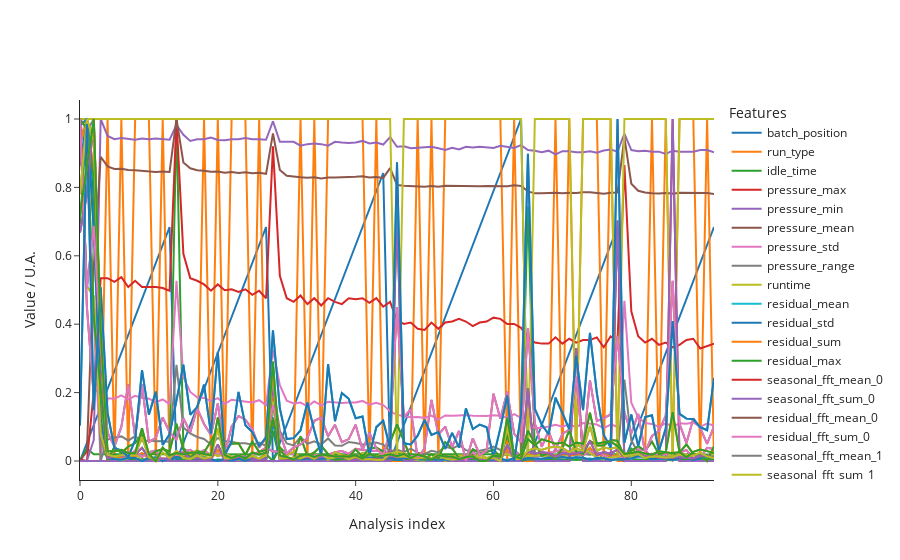

The notebook cell this image was saved under:
### Code cell
import pandas as pd
from src.StreamPort.machine_learning.analyses import MachineLearning

data = pd.read_csv("features.csv")
metadata = pd.read_csv("metadata.csv")

ana = MachineLearning(variables = data, metadata = metadata)

print(ana)

ana.plot_data()
